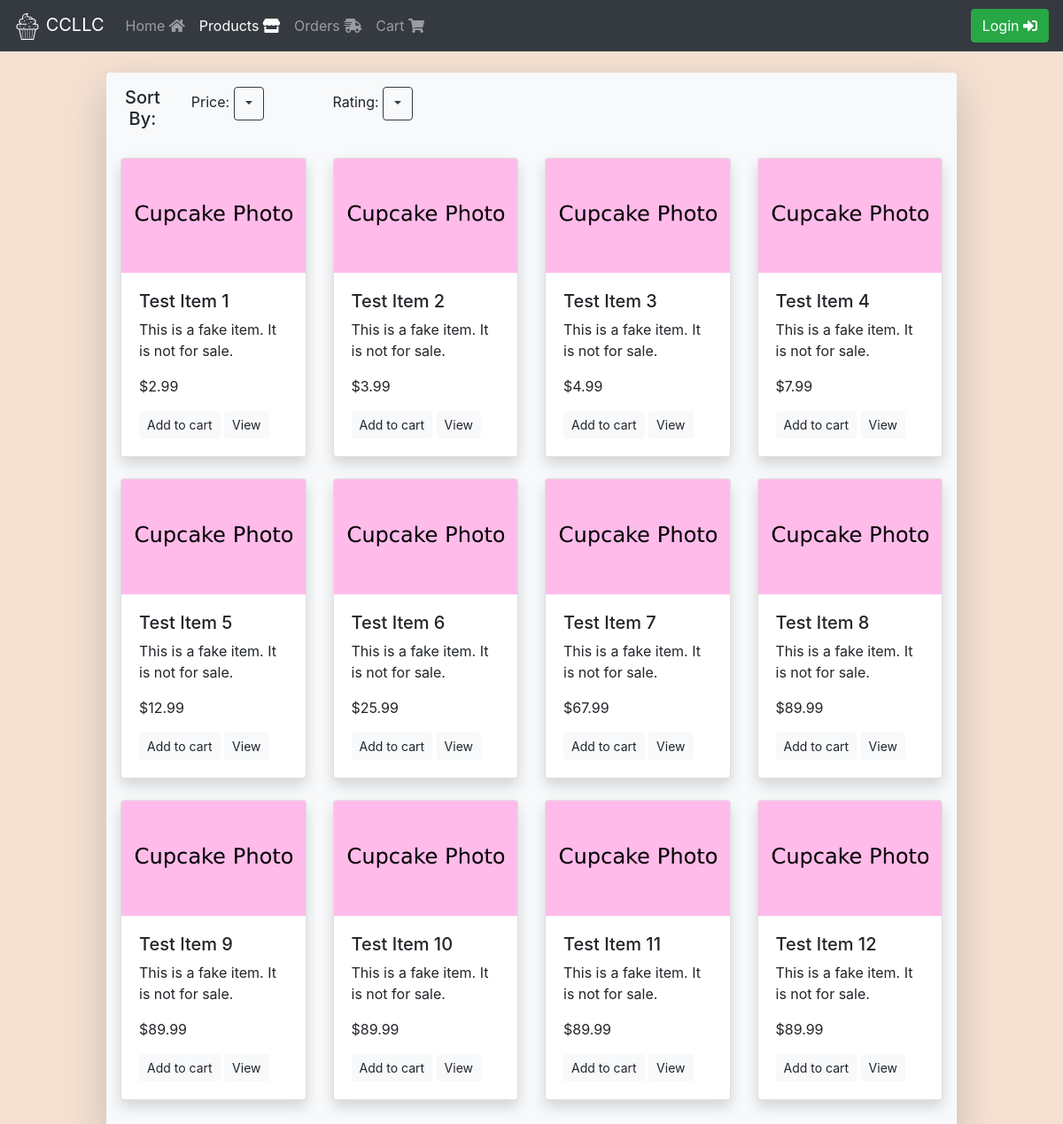
/products.php, run on the app's committed database.
### tables this page shows
CREATE TABLE productTest (
  prod_id int(10) NOT NULL AUTO_INCREMENT,
  name varchar(25) NOT NULL,
  description varchar(100) NOT NULL,
  price decimal(8,2) NOT NULL,
  PRIMARY KEY (prod_id)
);

### src/backend/db.php (called while the page is built, shortened)
<?php
class db{
  private $servername = "172.17.0.1";
  private $username = "webuser";
  private $userpass = "webpass";
  private $dbname = "ism452";
  private $conn;
  private function initConnection(){
    $this->conn = new mysqli($this->servername, $this->username, $this->userpass, $this->dbname);
  }
  public function queryDatabase($sqlStatement){
    $result = $this->conn->query($sqlStatement);
    return $result;
  }
}
?>

### src/products.php (the view, shortened to what this page needs)
<!DOCTYPE html>
<html lang="en" dir="ltr">
  <head>
    <link rel="stylesheet" href="https://stackpath.bootstrapcdn.com/bootstrap/4.3.1/css/bootstrap.min.css">
    <link rel="stylesheet" href="https://use.fontawesome.com/releases/v5.7.2/css/all.css">
    <link rel="stylesheet" href="/css/master.css">
  </head>
  <body>
    <?php
    include 'backend/navbar.php';
    include 'alert.php';
    ?>
    <div class="container-fluid shadow-lg p-3 mb-5 bg-light rounded">
      <div class="row">
        <div class="col-1" style="text-align:center">
          <h5>Sort By:</h5>
        </div>
        <div class="col-2 mx-auto" style="text-align:left">
          <div class="dropdown">
            Price:
            <button class="btn btn-outline-dark dropdown-toggle" type="button" data-toggle="dropdown" id="priceFilter"></button>
          </div>
        </div>
        <div class="col-2" style="text-align:left">
          <div class="dropdown">
            Rating:
            <button class="btn btn-outline-dark dropdown-toggle" type="button" data-toggle="dropdown" id="ratingFilter"></button>
          </div>
        </div>
        <div class="col">
        </div>
      </div>
      <br>
        <?php
        include 'backend/db.php';
        $db = new db;
        $sql="SELECT * FROM productTest";
        $result = $db->queryDatabase($sql);
        if ($result->num_rows > 0) {
          while($row = $result->fetch_assoc()) {
            if ($GLOBALS['counter'] == 0) {
              echo '<div class="row">
                      <div class="card-deck mx-auto">';
            }
            echo '<div class="card shadow" style="width: 18rem;">
                      <img src="img/CardPlaceholder.png" class="card-img-top"></img>
                      <div class="card-body">
                        <h5>'.$row["name"].'</h5>
                        <p>'.$row["description"].'</p>
                        <p>$'.$row["price"].'</p>
                        <button class="btn btn-sm btn-light" onClick="addtoCart('.$row["prod_id"].')">Add to cart</button>
                        <a class="btn btn-sm btn-light" href="product.php?id='.$row["prod_id"].'">View</a>
                      </div>
                    </div>';
            if ($GLOBALS['counter'] == 3) {
              echo '</div></div><br>';
            } else {
              $GLOBALS['counter'] +=1;
            }
          }
        }
        ?>
    </div>
  </body>
</html>

### src/css/master.css (style rules this page uses)
body { background-color: #f4e1d2; }
.container-fluid { max-width: 80% !important; }

### data on the page
producttest: name "Test Item 1", description "This is a fake item. It is not for sale.", price "2.99"
producttest: name "Test Item 2", description "This is a fake item. It is not for sale.", price "3.99"
producttest: name "Test Item 3", description "This is a fake item. It is not for sale.", price "4.99"
producttest: name "Test Item 4", description "This is a fake item. It is not for sale.", price "7.99"
producttest: name "Test Item 5", description "This is a fake item. It is not for sale.", price "12.99"
producttest: name "Test Item 6", description "This is a fake item. It is not for sale.", price "25.99"
producttest: name "Test Item 7", description "This is a fake item. It is not for sale.", price "67.99"
producttest: name "Test Item 8", description "This is a fake item. It is not for sale.", price "89.99"
producttest: name "Test Item 9", description "This is a fake item. It is not for sale.", price "89.99"
producttest: name "Test Item 10", description "This is a fake item. It is not for sale.", price "89.99"
producttest: name "Test Item 11", description "This is a fake item. It is not for sale.", price "89.99"
producttest: name "Test Item 12", description "This is a fake item. It is not for sale.", price "89.99"
